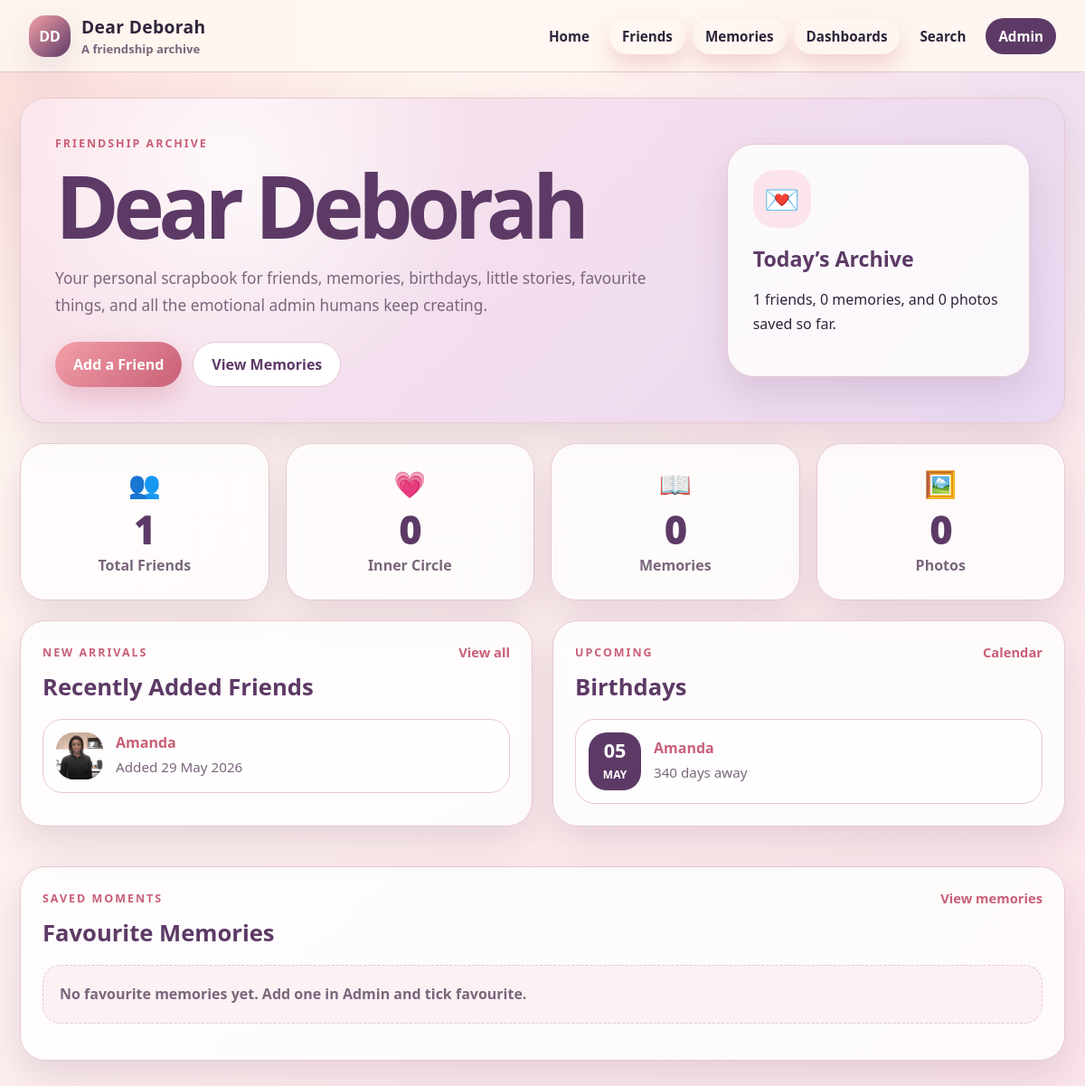
The app's page /, older data.
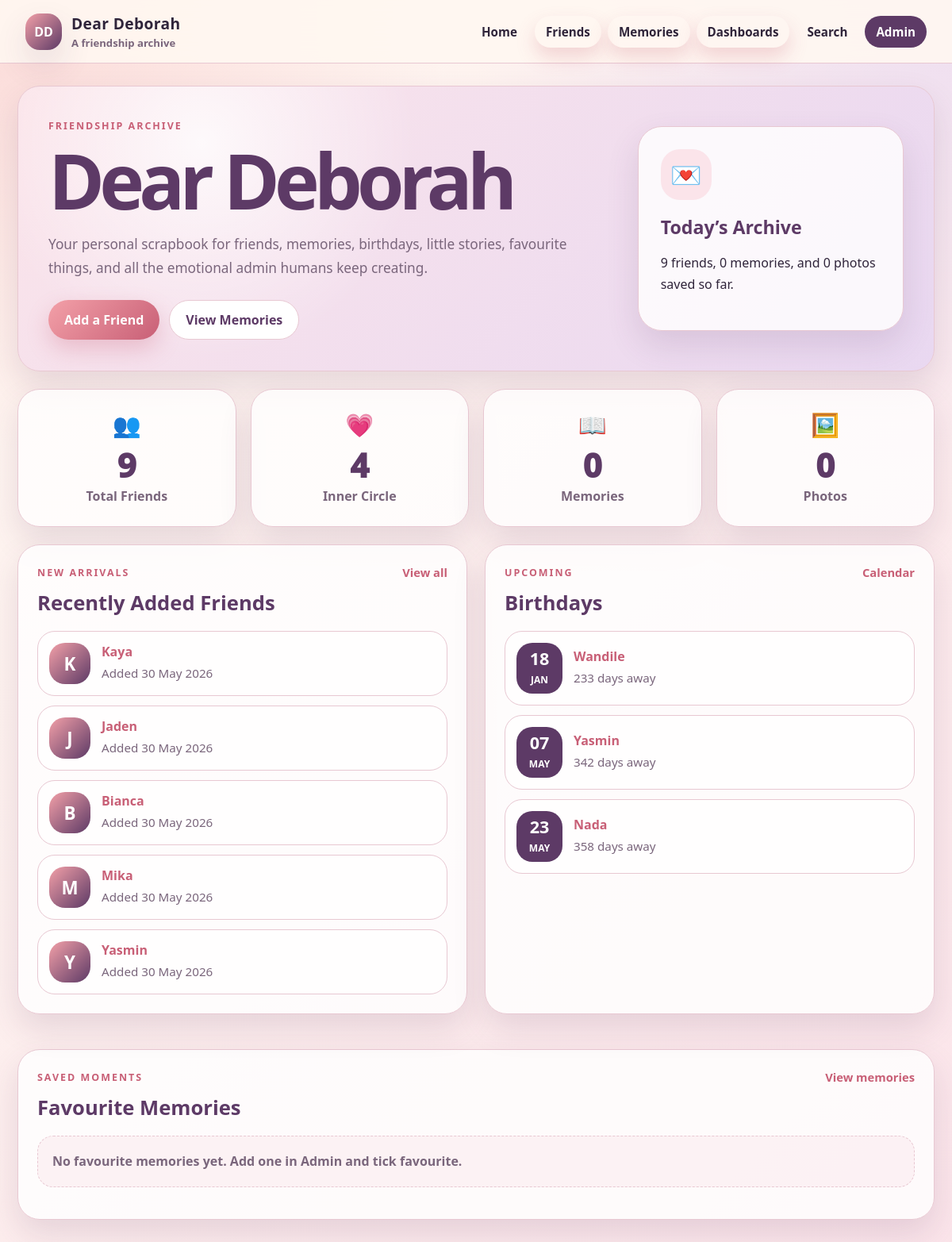
The same page, newer data.
### friends/models.py (models this page shows, shortened)
class Friend(models.Model):
    TIER_CHOICES = [
        ("inner_circle", "Inner Circle"),
        ("friend", "Friend"),
        ("archive", "Archive"),
    ]
    MBTI_CHOICES = [
        ("", "Unknown / Not added"),
        ("INTJ", "INTJ"),
        ("INTP", "INTP"),
        ("ENTJ", "ENTJ"),
        ("ENTP", "ENTP"),
        ("INFJ", "INFJ"),
        ("INFP", "INFP"),
        ("ENFJ", "ENFJ"),
        ("ENFP", "ENFP"),
        ("ISTJ", "ISTJ"),
        ("ISFJ", "ISFJ"),
        ("ESTJ", "ESTJ"),
        ("ESFJ", "ESFJ"),
        ("ISTP", "ISTP"),
        ("ISFP", "ISFP"),
        ("ESTP", "ESTP"),
        ("ESFP", "ESFP"),
    ]
    ZODIAC_CHOICES = [
        ("", "Unknown / Not added"),
        ("Aries", "Aries"),
        ("Taurus", "Taurus"),
        ("Gemini", "Gemini"),
        ("Cancer", "Cancer"),
        ("Leo", "Leo"),
        ("Virgo", "Virgo"),
        ("Libra", "Libra"),
        ("Scorpio", "Scorpio"),
        ("Sagittarius", "Sagittarius"),
        ("Capricorn", "Capricorn"),
        ("Aquarius", "Aquarius"),
        ("Pisces", "Pisces"),
    ]
    MORNING_NIGHT_CHOICES = [
        ("", "Unknown / Not added"),
        ("morning", "Morning person"),
        ("night", "Night person"),
        ("both", "Both"),
        ("neither", "Neither"),
    ]
    SOURCE_CHOICES = [
        ("manual", "Manual entry"),
        ("google_form", "Google Form"),
        ("spreadsheet", "Spreadsheet"),
        ("other", "Other"),
    ]
    first_name = models.CharField(max_length=80)
    last_name = models.CharField(max_length=80, blank=True)
    nickname = models.CharField(max_length=80, blank=True)
    profile_picture = models.ImageField(
        upload_to="friend_profiles/",
        blank=True,
        null=True,
    )
    birthday = models.DateField(blank=True, null=True)
    how_we_met = models.TextField(blank=True)
    connection_group = models.ForeignKey(
        ConnectionGroup,
        on_delete=models.SET_NULL,
        blank=True,
        null=True,
        related_name="friends",
    )
    tier = models.CharField(max_length=30, choices=TIER_CHOICES, default="friend")
    favourite_colour = models.CharField(max_length=80, blank=True)
    favourite_food = models.CharField(max_length=120, blank=True)
    favourite_restaurant = models.CharField(max_length=120, blank=True)
    favourite_alcoholic_drink = models.CharField(max_length=120, blank=True)
    favourite_season = models.CharField(max_length=80, blank=True)
    morning_or_night = models.CharField(
        max_length=20,
        choices=MORNING_NIGHT_CHOICES,
        blank=True,
    )
    mbti = models.CharField(max_length=10, choices=MBTI_CHOICES, blank=True)
    zodiac = models.CharField(max_length=20, choices=ZODIAC_CHOICES, blank=True)
    hobbies = models.TextField(blank=True)
    sports_team = models.CharField(max_length=120, blank=True)
    notes = models.TextField(blank=True)
    data_source = models.CharField(max_length=30, choices=SOURCE_CHOICES, default="manual")
    created_at = models.DateTimeField(auto_now_add=True)
    updated_at = models.DateTimeField(auto_now=True)
    class Meta:
        ordering = ["first_name", "last_name"]
    @property
    def full_name(self):
        name = f"{self.first_name} {self.last_name}".strip()
        return name
    @property
    def display_name(self):
        if self.nickname:
            return f"{self.full_name} ({self.nickname})"
        return self.full_name
    @property
    def next_birthday_date(self):
        if not self.birthday:
            return None
        today = date.today()
        try:
            next_birthday = date(today.year, self.birthday.month, self.birthday.day)
        except ValueError:
            next_birthday = date(today.year, 3, 1)
        if next_birthday < today:
            try:
                next_birthday = date(today.year + 1, self.birthday.month, self.birthday.day)
            except ValueError:
                next_birthday = date(today.year + 1, 3, 1)
        return next_birthday
    @property
    def days_until_birthday(self):
        next_birthday = self.next_birthday_date
        if not next_birthday:
            return None
        return (next_birthday - date.today()).days
    def get_absolute_url(self):
        return reverse("friends:friend_profile", args=[self.pk])

### friends/views.py (the view)
# urls.py: path("", views.home, name="home"),
def home(request):
    friend_count = Friend.objects.count()
    memory_count = Memory.objects.count()
    photo_count = Photo.objects.count()
    inner_circle_count = Friend.objects.filter(tier="inner_circle").count()
    recent_friends = Friend.objects.order_by("-created_at")[:5]
    friends_with_birthdays = list(Friend.objects.exclude(birthday__isnull=True))
    upcoming_birthdays = sorted(
        friends_with_birthdays,
        key=lambda friend: friend.days_until_birthday,
    )[:5]
    favourite_memories = Memory.objects.filter(is_favourite=True)[:4]
    context = {
        "friend_count": friend_count,
        "memory_count": memory_count,
        "photo_count": photo_count,
        "inner_circle_count": inner_circle_count,
        "recent_friends": recent_friends,
        "upcoming_birthdays": upcoming_birthdays,
        "favourite_memories": favourite_memories,
    }
    return render(request, "friends/home.html", context)

### templates/friends/home.html (shortened to what the changed rows need)
{% extends "base.html" %}
{% block content %}
<section class="home-hero">
    <div class="hero-text">
        <h2>Dear Deborah</h2>
    </div>
    <div class="hero-card">
        <span class="hero-card-icon">💌</span>
        <h3>Today’s Archive</h3>
        <p>
            {{ friend_count }} friends, {{ memory_count }} memories,
            and {{ photo_count }} photos saved so far.
        </p>
    </div>
</section>
<section class="stats-grid">
    <article class="stat-card">
        <span class="stat-icon">👥</span>
        <p class="stat-number">{{ friend_count }}</p>
        <p class="stat-label">Total Friends</p>
    </article>
    <article class="stat-card">
        <span class="stat-icon">💗</span>
        <p class="stat-number">{{ inner_circle_count }}</p>
        <p class="stat-label">Inner Circle</p>
    </article>
</section>
<div class="home-grid">
    <section class="dashboard-panel">
        {% if recent_friends %}
            <div class="friend-list">
                {% for friend in recent_friends %}
                    <article class="mini-card">
                        <div class="mini-avatar">
                            {% if friend.profile_picture %}
                                <img src="{{ friend.profile_picture.url }}" alt="{{ friend.display_name }}">
                            {% else %}
                                <span>{{ friend.first_name|first }}</span>
                            {% endif %}
                        </div>
                        <div>
                            <h4>
                                <a href="{{ friend.get_absolute_url }}">{{ friend.display_name }}</a>
                            </h4>
                            <p>Added {{ friend.created_at|date:"d M Y" }}</p>
                        </div>
                    </article>
                {% endfor %}
            </div>
        {% else %}
            <p class="empty-state">No friends added yet. The archive is waiting, dramatically.</p>
        {% endif %}
    </section>
    <section class="dashboard-panel">
        {% if upcoming_birthdays %}
            <div class="birthday-list">
                {% for friend in upcoming_birthdays %}
                    <article class="birthday-card">
                        <div class="birthday-badge">
                            <strong>{{ friend.birthday|date:"d" }}</strong>
                            <span>{{ friend.birthday|date:"M" }}</span>
                        </div>
                        <div>
                            <h4>
                                <a href="{{ friend.get_absolute_url }}">{{ friend.display_name }}</a>
                            </h4>
                            {% if friend.days_until_birthday == 0 %}
                                <p>Birthday is today 🎂</p>
                            {% else %}
                                <p>{{ friend.days_until_birthday }} days away</p>
                            {% endif %}
                        </div>
                    </article>
                {% endfor %}
            </div>
        {% else %}
            <p class="empty-state">No birthdays added yet. Suspiciously immortal behaviour.</p>
        {% endif %}
    </section>
</div>
{% endblock %}

Row changes from the older to the newer data that the page shows:
no longer on this page (row edited): Friend: profile_picture (picture), display_name "Amanda", created_at "29 May 2026", birthday "05", birthday "MAY", days_until_birthday "340"
added Friend: first_name|first "K", display_name "Kaya", created_at "30 May 2026", shown under "Recently Added Friends"
added Friend: first_name|first "J", display_name "Jaden", created_at "30 May 2026", shown under "Recently Added Friends"
added Friend: first_name|first "B", display_name "Bianca", created_at "30 May 2026", shown under "Recently Added Friends"
added Friend: first_name|first "M", display_name "Mika", created_at "30 May 2026", shown under "Recently Added Friends"
added Friend: first_name|first "Y", display_name "Yasmin", created_at "30 May 2026", birthday "07", birthday "MAY", days_until_birthday "342"
added Friend: birthday "18", birthday "JAN", display_name "Wandile", days_until_birthday "233", shown under "Birthdays"
added Friend: birthday "23", birthday "MAY", display_name "Nada", days_until_birthday "358", shown under "Birthdays"
Text that changed along with them:
{{ friend_count }}: "1" → "9"
{{ inner_circle_count }}: "0" → "4"
